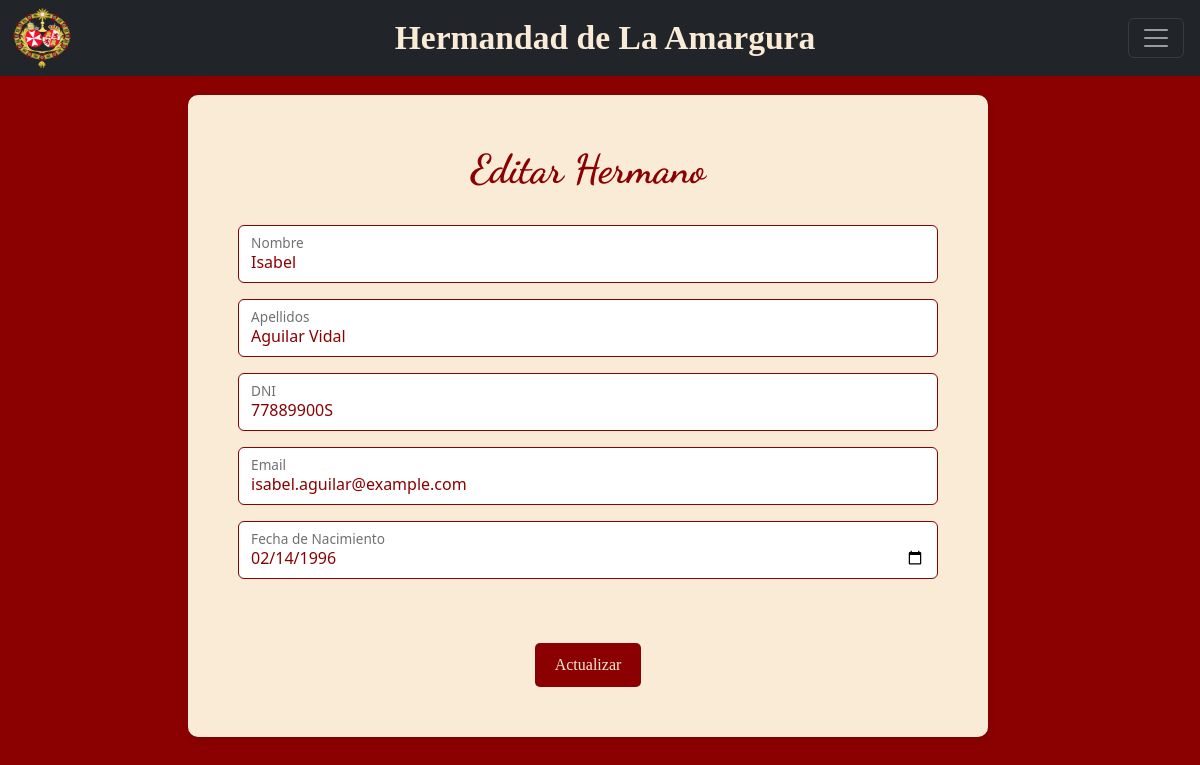
The app's page /hermandad/hermanos/26 (signed in) with its own data.
### hermandapp/models.py (models this page shows, shortened)
class Hermano(models.Model):
    nombre = models.CharField(max_length=250)
    apellidos = models.CharField(max_length=250)
    dni = models.CharField(max_length=9)
    mail = models.EmailField()
    fecha_nacimiento = models.DateTimeField()
    telefono = models.CharField(max_length=15, null=True)
    usuario = models.ForeignKey('Usuario', on_delete=models.CASCADE, null=True)

### hermandapp/views.py (the view)
# urls.py: path('hermanos/<int:id>', crear_editar, name='hermanos_gestion'),
@user_passes_test(es_admin)
def crear_editar(request, id):
    if id != 0:
        hermano = get_object_or_404(Hermano, id=id)  # Si existe, lo obtenemos
    else:
        hermano = None  # Si no, es un nuevo hermano
    if request.method == "POST":
        form = HermanoForm(request.POST, instance=hermano)
        if form.is_valid():
            form.save()
            return redirect('hermanos')  # Cambia a la vista que prefieras
        else:
            return render(request, 'formulario_hermanos.html', {'form': form})
    else:
        form = HermanoForm(instance=hermano)
    return render(request, 'formulario_hermanos.html', {'form': form})

### hermandapp/forms.py
class HermanoForm(forms.ModelForm):
    class Meta:
        model = Hermano
        fields = ['nombre', 'apellidos', 'dni', 'mail', 'fecha_nacimiento']
        widgets = {
            'nombre': forms.TextInput(attrs={'class': 'form-control', 'placeholder': 'Nombre', 'id': 'inputnombre'}),
            'apellidos': forms.TextInput(
                attrs={'class': 'form-control', 'placeholder': 'Apellidos', 'id': 'inputapellidos'}),
            'dni': forms.TextInput(attrs={'class': 'form-control', 'placeholder': 'DNI', 'id': 'inputdni'}),
            'mail': forms.EmailInput(
                attrs={'class': 'form-control', 'placeholder': 'Correo electrónico', 'id': 'floatingInput'}),
            'fecha_nacimiento': forms.DateInput(
                attrs={'class': 'form-control', 'type': 'date-local', 'id': 'inputfechaNacimiento'}),
        }

### hermandapp/views.py (called while the page is built)
def es_admin(user):
    if not user.is_authenticated or not user.rol == 'admin':
        raise PermissionDenied
    return True

### templates/formulario_hermanos.html (shortened to what this page needs)
{% extends 'base.html' %}
{% load bootstrap_icons %}
{% block content %}
    <h1>
        {% if form.instance.pk %}
            Editar
        {% else %}
            Crear
        {% endif %}
        Hermano
    </h1>
    <br>
    <form method="POST">
        <div class="form-floating mb-3">
            {{ form.nombre }}
            <label for="inputnombre">{% bs_icon 'person' %} Nombre</label>
        </div>
        <div class="form-floating mb-3">
            {{ form.apellidos }}
            <label for="inputapellidos">{% bs_icon 'person-circle' %} Apellidos</label>
        </div>
        <div class="form-floating mb-3">
            {{ form.dni }}
            <label for="inputdni">{% bs_icon 'person-vcard' %} DNI</label>
        </div>
        <div class="form-floating mb-3">
            {{ form.mail }}
            <label for="floatingInput">{% bs_icon 'envelope' %} Email</label>
        </div>
        <div class="form-floating mb-3">
            <input type="date" class="form-control" id="inputfechaNacimiento"
                   name="{{ form.fecha_nacimiento.name }}"
                   value="{{ form.fecha_nacimiento.value|default:''|date:'Y-m-d' }}">
            <label for="inputfechaNacimiento">{% bs_icon 'calendar' %} Fecha de Nacimiento</label>
        </div>
        <br>
        <br>
        <button type="submit" class="btn-amargura">
            {% if form.instance.pk %}Actualizar{% else %}Guardar{% endif %}
        </button>
        <br>
    </form>
{% endblock %}

### static/css/global.css (style rules this page uses)
h1 { font-family: 'Dancing Script', cursive; font-size: 2.5rem; font-weight: 700; text-align: center; color: darkred; }
.btn-amargura { background-color: darkred; color: antiquewhite; padding: 10px 20px; border-radius: 5px; font-family: 'Cinzel', serif; font-size: 16px; border: none; cursor: pointer; transition: background 0.3s; }
form label { color: darkred; }
.form-control { background-color: white !important; border: 1px solid darkred; color: darkred; }
input[type="date"] { color: darkred; }

### records on screen
Hermano: nombre "Isabel", apellidos "Aguilar Vidal", dni "77889900S", mail "isabel.aguilar@example.com"
